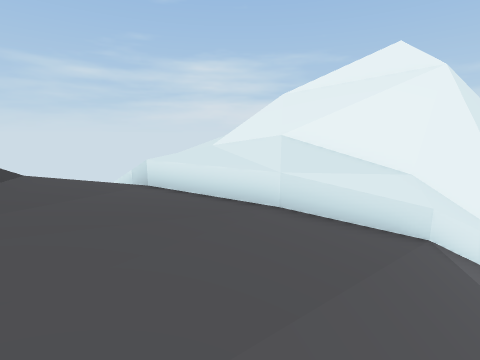
view 1 (above)

19 first-person views from a walk through a 3-D level made in the Unity game engine. The camera is 1.5 m above the floor, tilts 10° down and sees 85° across. The floor is counted in squares, 1 m on a side. Each view is taken from the middle of a square. On the plan, view 1 faces up. The plan holds only what a view shows up to about 14 squares ahead; the rest is blank. The place goes on beyond the plan. Some animated figures are not drawn.

view 2
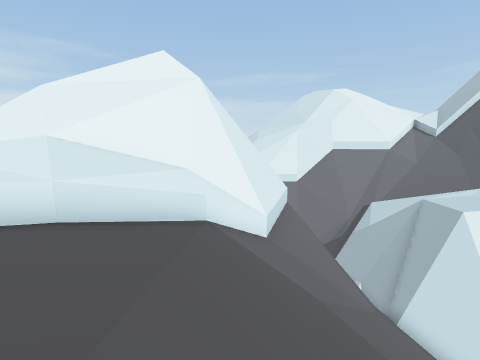

view 3
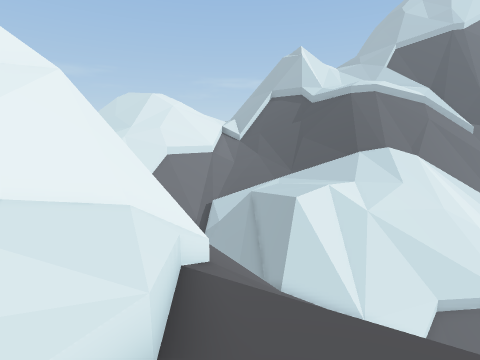

view 4
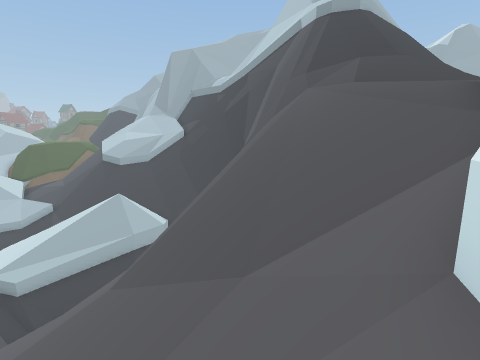

view 5
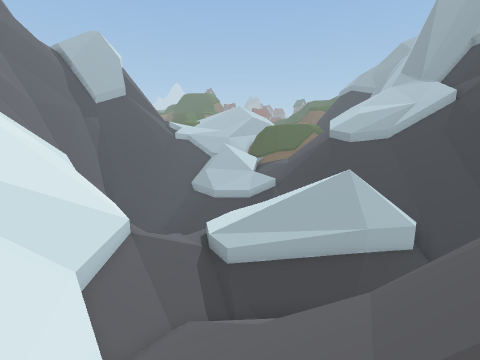

view 6
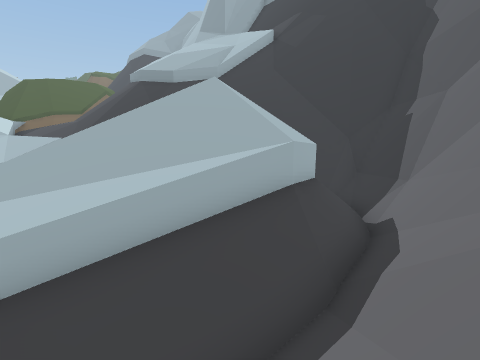

view 7
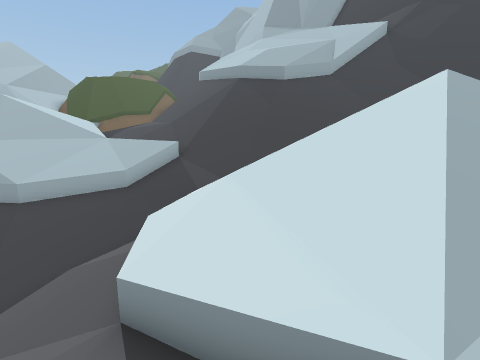

view 8
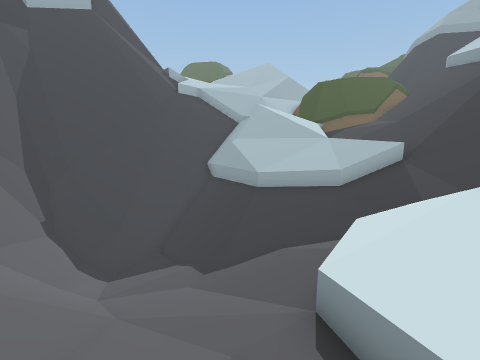

view 9
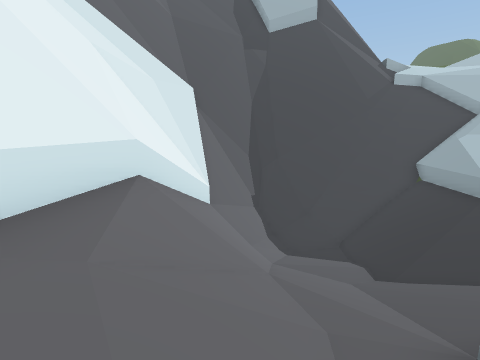

view 10
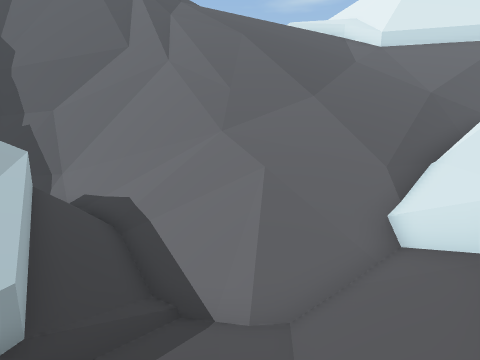

view 11
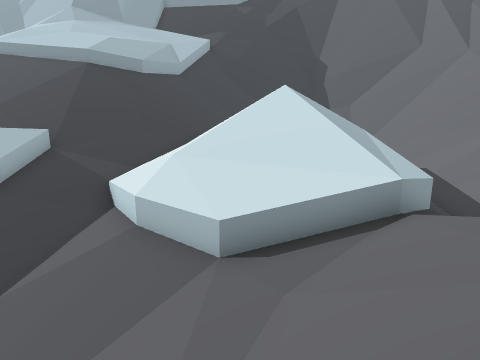

view 12
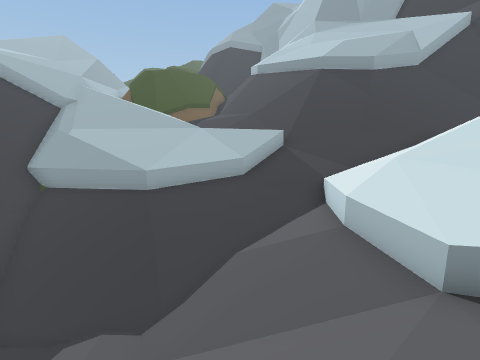

view 13
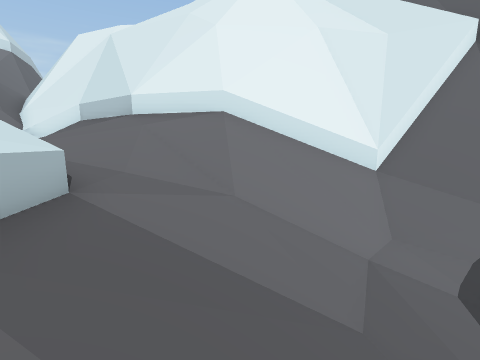

view 14
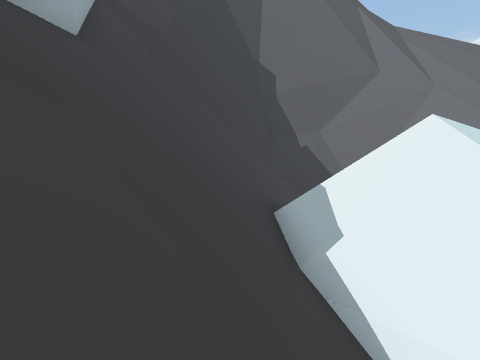

view 15
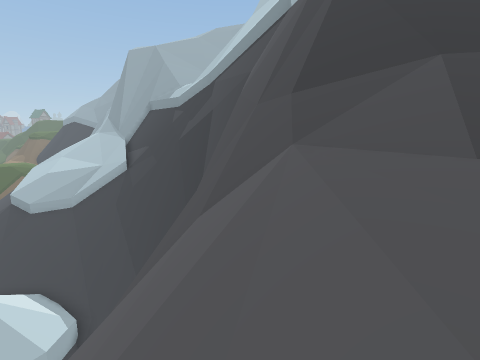

view 16
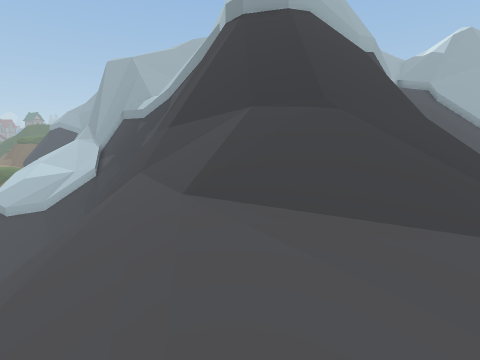

view 17
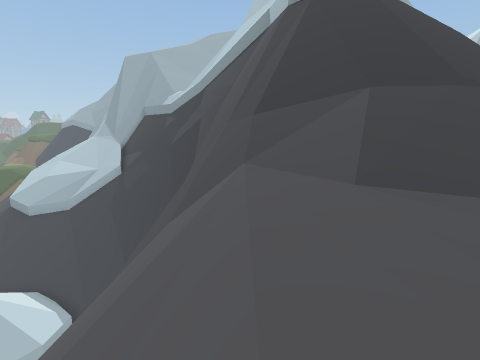

view 18
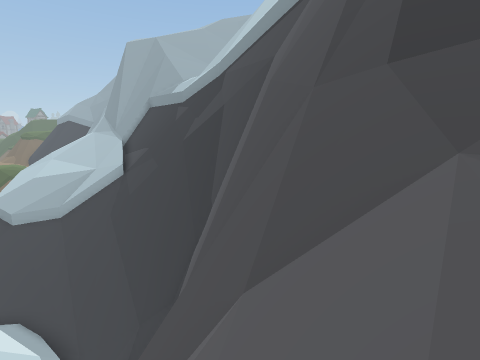

view 19
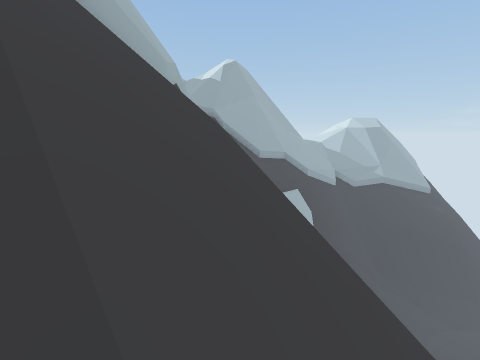

### Floor plan
Key: @ floor where view 1 was taken; # wall or solid block; x gap in a wall; . main floor; : floor 0.25 m higher than the main floor; - floor 0.5 m lower than the main floor; _ floor 6 m lower than the main floor; < floor 9 m lower than the main floor; ( floor 11 m lower than the main floor; ! floor 11.75 m lower than the main floor; / step, stairs or slope; = window, fence, low wall or low ledge; ^ raised ledge; v drop or lower ground.
Columns run from 12 left of view 1 to 17 right of it. Each row starts with its distance up from view 1.
  7         =^^^^^^^#^  ###v
  6           ^^^^^^^^####
  5          /..^^^^^###///v v
  4       ////:..--///////==^^^^
  3      /////::.-////////==^^^^#
  2     //////:/.//////////####
  1     ///////:////////// ##
  0     ////=///@/////////=#^
 -1 #^^^////=/////////////=#
 -2 #   ^^x =/=///////////=#^
 -3      ^  =v=vvvv/#=////=#^
 -4      ^ vvvvvvvvv=#/////^^
 -5     #vvvvv==vv##=v////^#^
 -6    ##vv      #=#^//////#^
 -7    #vv    ^^##=////////#^
 -8   ##     ^#===/////////#^
 -9         ##=<##vvv#/////=#
-10        #^= ##//////==///#
-11        ##=##////////=///##
-12         ^^==/////////=///#^
-13         ^#=//////////=///##^
-14         ^#=//////////=////#^
-15         ^#////////////////=#^
-16         ^#//////////=//////##
-17         #=/////////v///////^=^
-18          ^^/////////////((/^^^
-19          ^^^////////////(//#^^
-20           ^^/////==//////!!/=#
-21            ^^//////==///////##
-22           ^^/////////=/////=##
-23           ^^//////////=////###
-24           ^^///////////=/=###
-25           ^////_////////###

Positions as (right, up) in squares from view 1, and headings:
1: (0, 0), facing up
2: (0, 0), facing up-right
3: (-1, 4), facing right
4: (8, 5), facing down-left
5: (7, 0), facing down
6: (7, -6), facing down-left
7: (10, -11), facing down-left
8: (10, -11), facing down
9: (9, -11), facing down-right
10: (11, -10), facing up-left
11: (13, -14), facing left
12: (13, -14), facing down-left
13: (8, -19), facing up-right
14: (3, -19), facing up-left
15: (1, 1), facing down-left
16: (0, 4), facing down-left
17: (1, 2), facing down-left
18: (0, -1), facing down-left
19: (-5, 1), facing left
